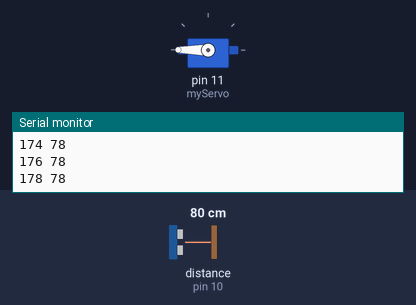
The sketch below on a simulated Arduino Uno, built with avr-gcc and run on an emulated ATmega328P. On the bench: servo, the last lines printed to the serial monitor. Wiring (inferred from the names in the program): ultrasonic range finder: trigger pin 9; echo pin 10. The test bench sets the inputs (shaded band); at power-on: distance to the obstacle (sensor on pin 10) 80 cm. The echo pulse lasts 58.3 µs per cm.

Above: at 3.2 s.
4.3 s: distance to the obstacle (sensor on pin 10) set to 2 cm
At 6.16 s:
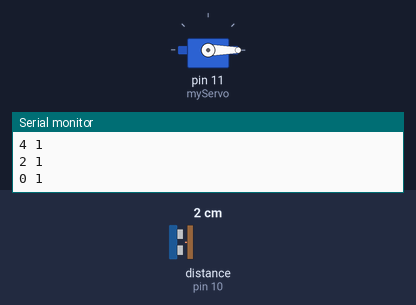
7.3 s: distance to the obstacle (sensor on pin 10) set to 9 cm
Timing chart, 0 to 16.3 s (numbered marks = the images above; inputs shaded):
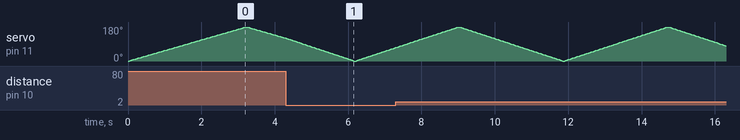

The sketch:

ArduinoRadar.ino
```cpp
#include <Servo.h>  // Include the servo library

// Define pins for the ultrasonic sensor
const int trigPin = 9;
const int echoPin = 10;

// Create a servo object
Servo myServo;

// Variables to hold distance values
int distance;

// Variables for radar sweep angles
int angle;

void setup() {
  // Initialize the serial monitor
  Serial.begin(9600);

  // Attach the servo to pin 11
  myServo.attach(11);

  // Set the pin modes for the ultrasonic sensor
  pinMode(trigPin, OUTPUT);
  pinMode(echoPin, INPUT);
}

void loop() {
  // Radar sweep from 0° to 180°
  for (angle = 0; angle <= 180; angle += 2) {
    myServo.write(angle);           // Move the servo to the angle
    distance = getDistance();       // Get distance reading
    Serial.print(angle);            // Send angle
    Serial.print(" ");
    Serial.println(distance);       // Send distance
    delay(30);                      // Wait for the next reading
  }

  // Radar sweep from 180° to 0°
  for (angle = 180; angle >= 0; angle -= 2) {
    myServo.write(angle);           // Move the servo to the angle
    distance = getDistance();       // Get distance reading
    Serial.print(angle);            // Send angle
    Serial.print(" ");
    Serial.println(distance);       // Send distance
    delay(30);                      // Wait for the next reading
  }
}

// Function to calculate distance from ultrasonic sensor
int getDistance() {
  // Send a 10us pulse to the trigger pin
  digitalWrite(trigPin, LOW);
  delayMicroseconds(2);
  digitalWrite(trigPin, HIGH);
  delayMicroseconds(10);
  digitalWrite(trigPin, LOW);

  // Measure the time the echo takes to return
  long duration = pulseIn(echoPin, HIGH);

  // Calculate distance (duration/2 because of round trip of the signal)
  int distance = duration * 0.034 / 2;

  // Return the distance in cm
  return distance;
}
```
